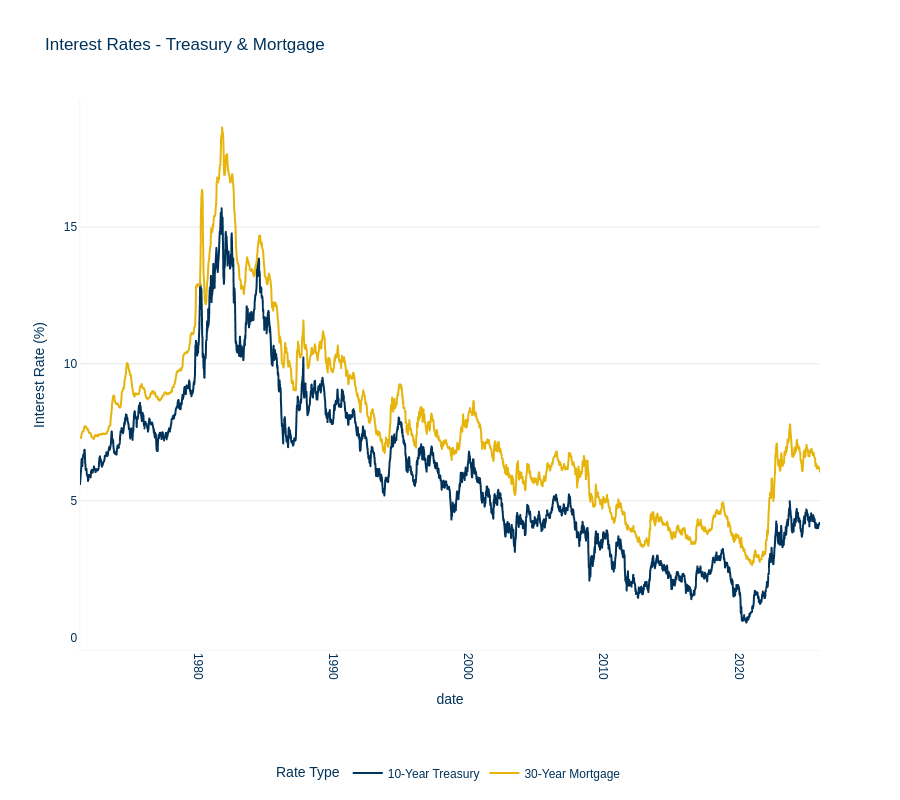

Notebook code for this chart:
### Markdown cell above
## Chart 6: Interest Rates - 10-Year Treasury vs 30-Year Mortgage

Tracks two key interest rates that impact commercial real estate financing

### Code cell
# Fetch interest rate data
df_treasury = fetch_fred_series('DGS10', '10-Year Treasury')
df_mortgage = fetch_fred_series('MORTGAGE30US', '30-Year Mortgage')

# Drop NA from each so there's a proper overlap
df_treasury = df_treasury.dropna(subset=['10-Year Treasury'])
df_mortgage = df_mortgage.dropna(subset=['30-Year Mortgage'])

# Find the latest of each starting date, to ensure true overlap
start_date = max(df_treasury['date'].min(), df_mortgage['date'].min())

# Filter both to start from the same date
df_treasury_overlap = df_treasury[df_treasury['date'] >= start_date]
df_mortgage_overlap = df_mortgage[df_mortgage['date'] >= start_date]

# Perform an inner join so only overlapping dates
df_rates = df_treasury_overlap.merge(df_mortgage_overlap, on='date', how='inner')

# Convert to long format for plotting
df_rates_long = df_rates.melt(
    id_vars=['date'],
    var_name='Rate Type',
    value_name='Interest Rate (%)'
)

# Double-check at least one value in each series after melt, especially for 30-Year Mortgage
if df_rates_long[df_rates_long['Rate Type'] == '30-Year Mortgage']['Interest Rate (%)'].notna().sum() == 0:
    print("Warning: No visible data for 30-Year Mortgage after filtering!")

# Create chart
fig = aquila_styled_line_chart(
    df_rates_long,
    x='date',
    y='Interest Rate (%)',
    color='Rate Type',
    title='Interest Rates - Treasury & Mortgage',
    height=800
)

# Save chart
fig.write_html('charts/economic-indicators/interest_rates_treasury_mortgage.html')
print("✓ Chart saved: interest_rates_treasury_mortgage.html")

fig.show()

### Figure 1 — Plotly figure (JSON) as saved in the notebook; plotly's stock layout.template omitted (floating-point values rounded to 4 significant figures; data arrays with more than 128 entries replaced by an {"elided": "..."} marker saying what was removed)
{"data": [{"hovertemplate": "Rate Type=10-Year Treasury<br>date=%{x}<br>Interest Rate (%)=%{y}<extra></extra>", "legendgroup": "10-Year Treasury", "line": {"color": "#00325a", "dash": "solid"}, "marker": {"symbol": "circle"}, "mode": "lines", "name": "10-Year Treasury", "showlegend": true, "type": "scattergl", "x": {"elided": "2802 str values"}, "xaxis": "x", "y": {"elided": "2802 float values"}, "yaxis": "y"}, {"hovertemplate": "Rate Type=30-Year Mortgage<br>date=%{x}<br>Interest Rate (%)=%{y}<extra></extra>", "legendgroup": "30-Year Mortgage", "line": {"color": "#e6b40a", "dash": "solid"}, "marker": {"symbol": "circle"}, "mode": "lines", "name": "30-Year Mortgage", "showlegend": true, "type": "scattergl", "x": {"elided": "2802 str values"}, "xaxis": "x", "y": {"elided": "2802 float values"}, "yaxis": "y"}], "layout": {"font": {"color": "#00325a", "family": "Futura LT Pro, Futura, Arial, sans-serif"}, "height": 800, "legend": {"orientation": "h", "title": {"font": {"family": "Futura LT Pro, Futura, Arial, sans-serif"}, "text": "Rate Type"}, "tracegroupgap": 0, "x": 0.5, "xanchor": "center", "y": -0.25, "yanchor": "bottom"}, "margin": {"b": 100}, "paper_bgcolor": "white", "plot_bgcolor": "white", "title": {"font": {"family": "Futura LT Pro, Futura, Arial, sans-serif"}, "text": "Interest Rates - Treasury & Mortgage"}, "xaxis": {"anchor": "y", "domain": [0, 1], "linecolor": "#e9e9ea", "linewidth": 0.5, "mirror": false, "showgrid": false, "showline": true, "tickangle": 90, "title": {"text": "date"}, "zeroline": false}, "yaxis": {"anchor": "x", "domain": [0, 1], "gridcolor": "#e9e9ea", "linecolor": "#e9e9ea", "linewidth": 0.5, "mirror": false, "showgrid": true, "showline": true, "title": {"text": "Interest Rate (%)"}, "zeroline": true}}}
